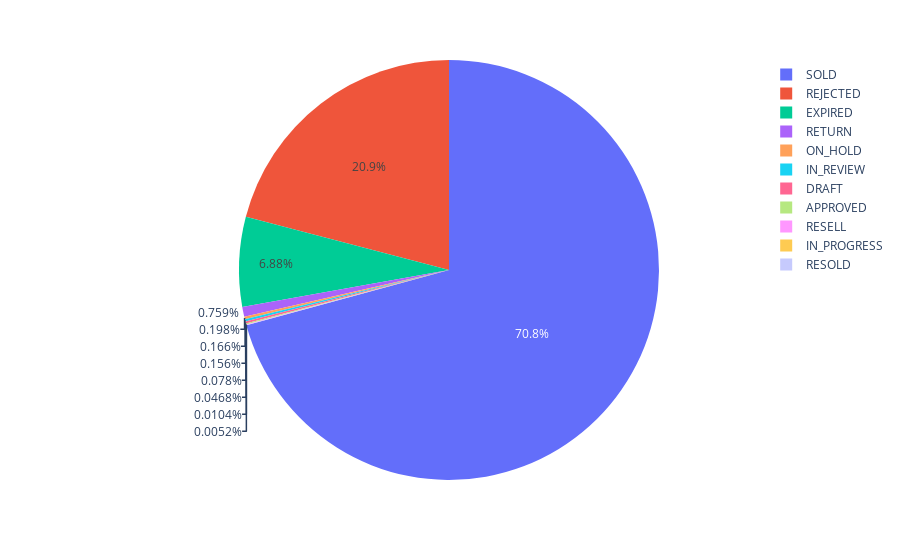

Notebook source saved alongside this figure:
### Code cell
fig = px.pie(data_frame=df, values=data_counts.values, names=data_counts.index)
fig.show()

### Figure 1 — Plotly figure (JSON) as saved in the notebook; plotly's stock layout.template omitted (floating-point values rounded to 4 significant figures)
{"data": [{"domain": {"x": [0, 1], "y": [0, 1]}, "hovertemplate": "label=%{label}<br>value=%{value}<extra></extra>", "labels": ["SOLD", "REJECTED", "EXPIRED", "RETURN", "ON_HOLD", "IN_REVIEW", "DRAFT", "APPROVED", "RESELL", "IN_PROGRESS", "RESOLD"], "legendgroup": "", "name": "", "showlegend": true, "type": "pie", "values": [13611, 4025, 1324, 146, 38, 32, 30, 15, 9, 2, 1]}], "layout": {"legend": {"tracegroupgap": 0}, "margin": {"t": 60}}}
